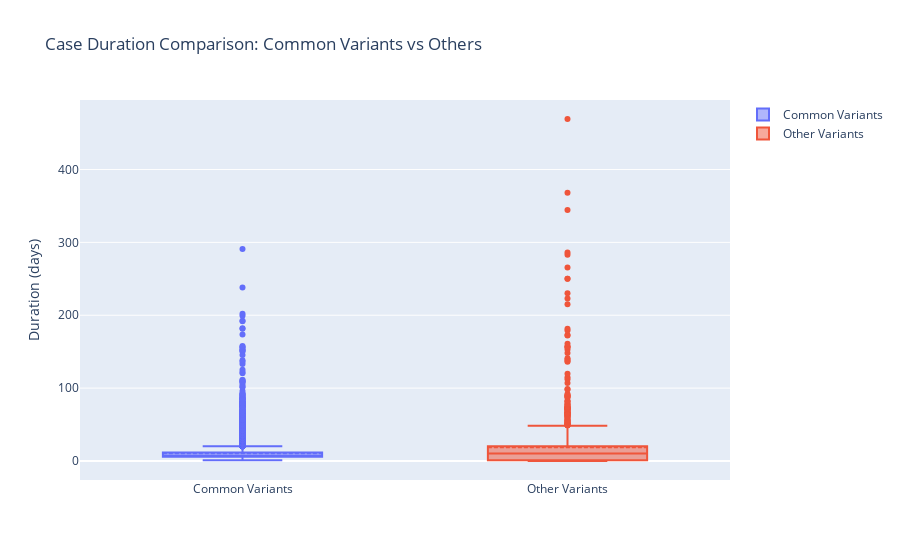

Notebook code for this chart:
### Code cell
# 3. Hypothesis Testing
# ===================

print("\n--- Hypothesis Testing ---")

# Test 1: Is there a significant difference in case duration between common variants and other cases?
common_duration = case_data[case_data['is_common_variant']]['duration_days']
other_duration = case_data[~case_data['is_common_variant']]['duration_days']

t_stat, p_val = stats.ttest_ind(common_duration, other_duration, equal_var=False)
print("\nT-test: Case Duration - Common Variants vs Others")
print(f"T-statistic: {t_stat:.4f}, p-value: {p_val:.4f}")
print(f"Common variants mean duration: {common_duration.mean():.2f} days")
print(f"Other variants mean duration: {other_duration.mean():.2f} days")
print(f"Conclusion: {'Significant difference' if p_val < 0.05 else 'No significant difference'}")

# Visualize the difference
fig = go.Figure()
fig.add_trace(go.Box(
    y=common_duration,
    name='Common Variants',
    boxmean=True
))
fig.add_trace(go.Box(
    y=other_duration,
    name='Other Variants',
    boxmean=True
))
fig.update_layout(
    title='Case Duration Comparison: Common Variants vs Others',
    yaxis_title='Duration (days)',
    showlegend=True
)
fig.show()

### Figure 1 — Plotly figure (JSON) as saved in the notebook; plotly's stock layout.template omitted (floating-point values rounded to 4 significant figures; data arrays with more than 128 entries replaced by an {"elided": "..."} marker saying what was removed)
{"data": [{"boxmean": true, "name": "Common Variants", "type": "box", "y": {"elided": "9403 float values"}}, {"boxmean": true, "name": "Other Variants", "type": "box", "y": {"elided": "1097 float values"}}], "layout": {"showlegend": true, "title": {"text": "Case Duration Comparison: Common Variants vs Others"}, "yaxis": {"title": {"text": "Duration (days)"}}}}
